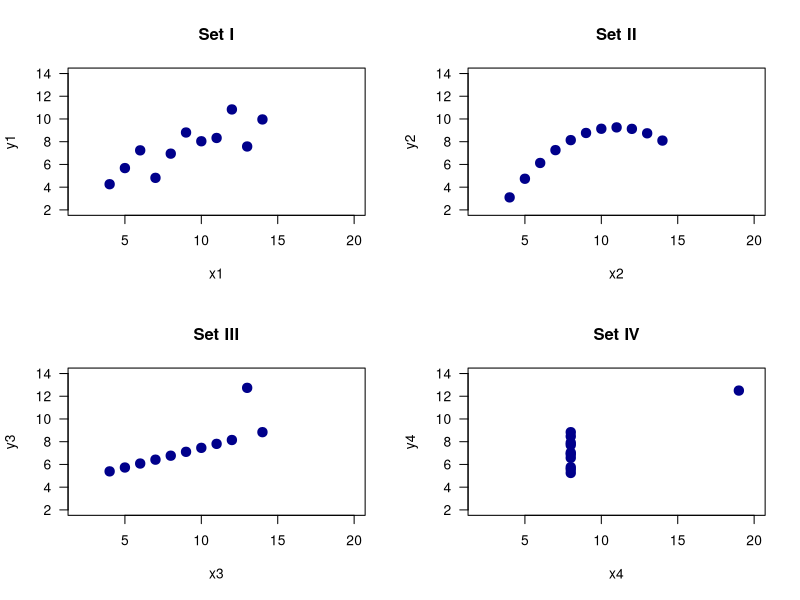
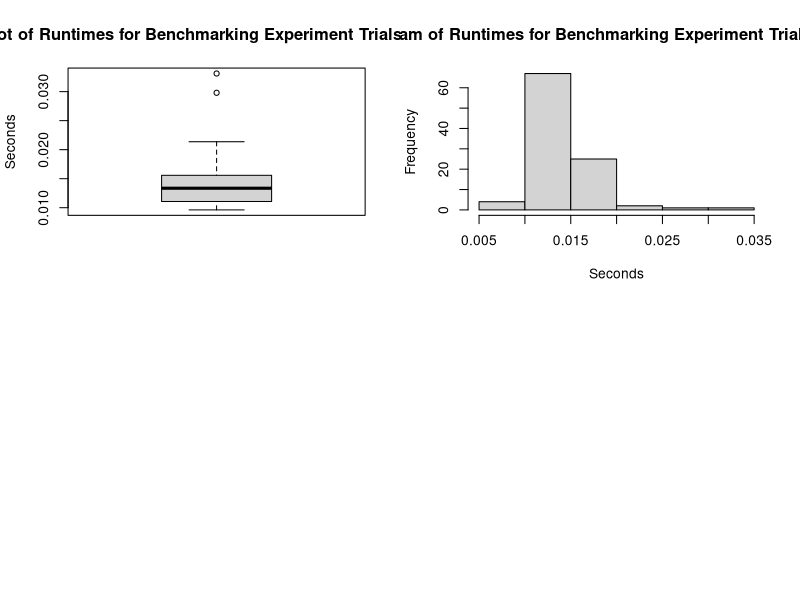

The R script that drew these images, in order:
# The Anscombe Quartet (R)

# demonstration data from
# Anscombe, F. J. 1973, February. Graphs in statistical analysis. 
#  The American Statistician 27: 17–21.

# define the anscombe data frame
anscombe <- data.frame(
    x1 = c(10, 8, 13, 9, 11, 14, 6, 4, 12, 7, 5),
    x2 = c(10, 8, 13, 9, 11, 14, 6, 4, 12, 7, 5),
    x3 = c(10, 8, 13, 9, 11, 14, 6, 4, 12, 7, 5),
    x4 = c(8, 8, 8, 8, 8, 8, 8, 19, 8, 8, 8),
    y1 = c(8.04, 6.95,  7.58, 8.81, 8.33, 9.96, 7.24, 4.26,10.84, 4.82, 5.68),
    y2 = c(9.14, 8.14,  8.74, 8.77, 9.26, 8.1, 6.13, 3.1,  9.13, 7.26, 4.74),
    y3 = c(7.46, 6.77, 12.74, 7.11, 7.81, 8.84, 6.08, 5.39, 8.15, 6.42, 5.73),
    y4 = c(6.58, 5.76,  7.71, 8.84, 8.47, 7.04, 5.25, 12.5, 5.56, 7.91, 6.89))


# place four plots on one page using standard R graphics
# ensuring that all have the same scales
# for horizontal and vertical axes


par(mfrow=c(2,2), mar=c(5.1, 4.1, 4.1, 2.1))
with(anscombe, plot(x1, y1, xlim=c(2,20), ylim=c(2,14), pch = 19, 
                    col = "darkblue", cex = 1.5, las = 1, xlab = "x1", ylab = "y1"))  
title("Set I")
with(anscombe,plot(x2, y2, xlim=c(2,20), ylim=c(2,14), pch = 19, 
                   col = "darkblue", cex = 1.5, las = 1, xlab = "x2", ylab = "y2"))
title("Set II")
with(anscombe,plot(x3, y3, xlim=c(2,20), ylim=c(2,14), pch = 19, 
                   col = "darkblue", cex = 1.5, las = 1, xlab = "x3", ylab = "y3"))
title("Set III")
with(anscombe,plot(x4, y4, xlim=c(2,20), ylim=c(2,14), pch = 19, 
                   col = "darkblue", cex = 1.5, las = 1, xlab = "x4", ylab = "y4"))
title("Set IV")




# Run the benchmarking test (which will fit OLS regression models and plot the Anscombe Quartet) 100 times

runtimes_vector <- c()

for (x in 1:100) {
  
  start_time <- Sys.time()

# show results from four regression analyses
  with(anscombe, print(summary(lm(y1 ~ x1, data = anscombe))))
  with(anscombe, print(summary(lm(y2 ~ x2, data = anscombe))))
  with(anscombe, print(summary(lm(y3 ~ x3, data = anscombe))))
  with(anscombe, print(summary(lm(y4 ~ x4, data = anscombe))))

  end_time <- Sys.time()
  
  trial_run_time <- end_time - start_time

  runtimes_vector <- c(runtimes_vector, as.numeric(trial_run_time))
  
}



# We see that Python was able to successfully generate OLS regressions and scatterplots for 
# our Anscombe Quartet data.

# As expected, we see that the OLS regression lines for each of the four datasets 
# is the same: y = 3 + 0.5x, and we see that each of the quartet datasets has a 
# R-squared equal to 0.67 and an adjusted R-squared equal to 0.63.

# Let's take a look at the runtimes for each of the experimental trials.

print(runtimes_vector)


# Let's print summary statistics for the trial runtimes gathered

summary(runtimes_vector)

# Let's create a boxplot and histogram to visualize these experimental trial runtime distributions.

boxplot(runtimes_vector,
        ylab = "Seconds", 
        main = "Boxplot of Runtimes for Benchmarking Experiment Trials in Python")


hist(runtimes_vector, 
     xlab = "Seconds", 
     main = "Histogram of Runtimes for Benchmarking Experiment Trials in Python")


# We see that the distribution of benchmark test runtimes in R ranged from 10,390 microseconds to 201,910 microseconds
# and had a median of 14,350 microseconds. 
# We see that there was some right skew to this runtimes distribution - leading the mean of 30,220 microseconds
# to be slightly greater than the median.